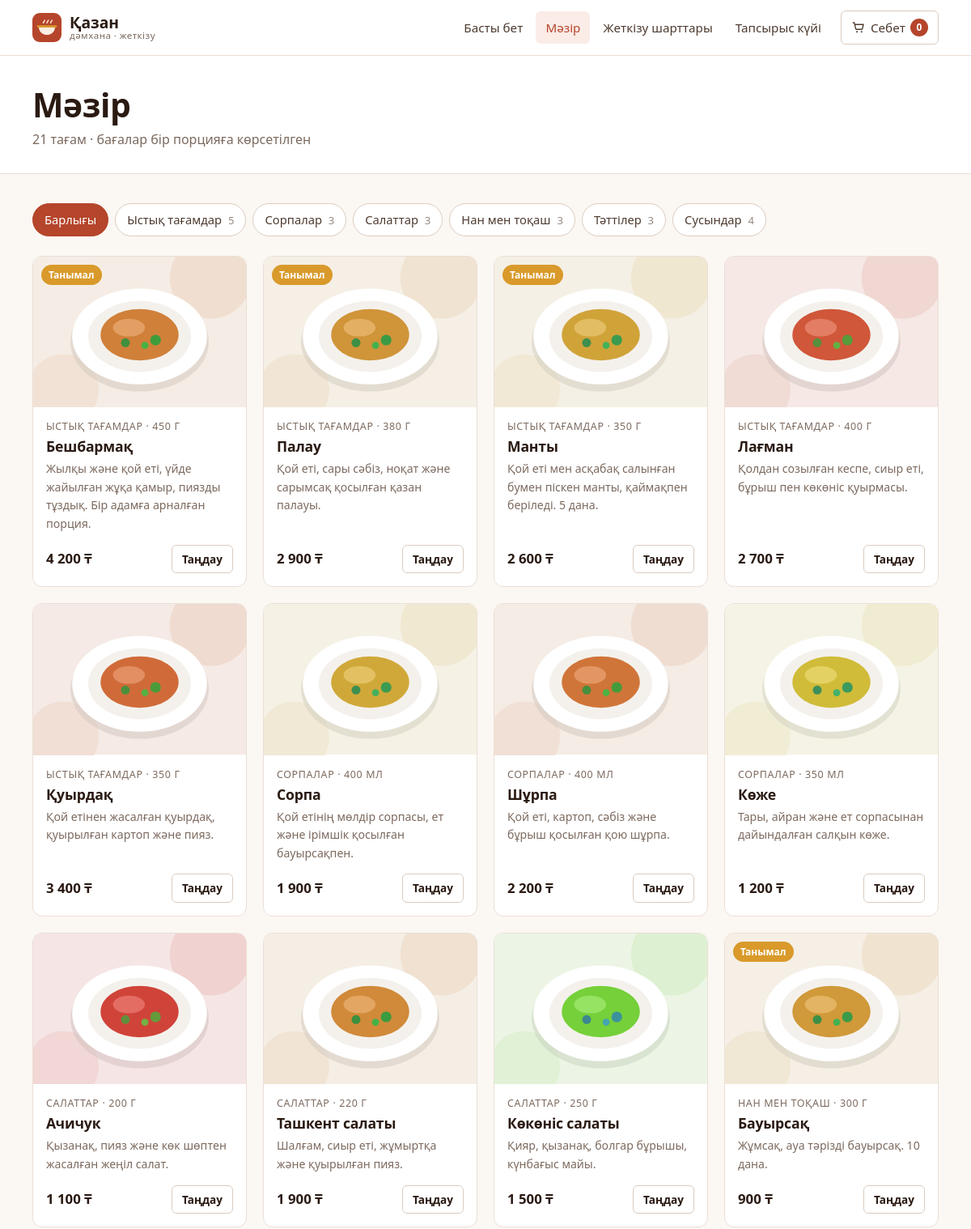
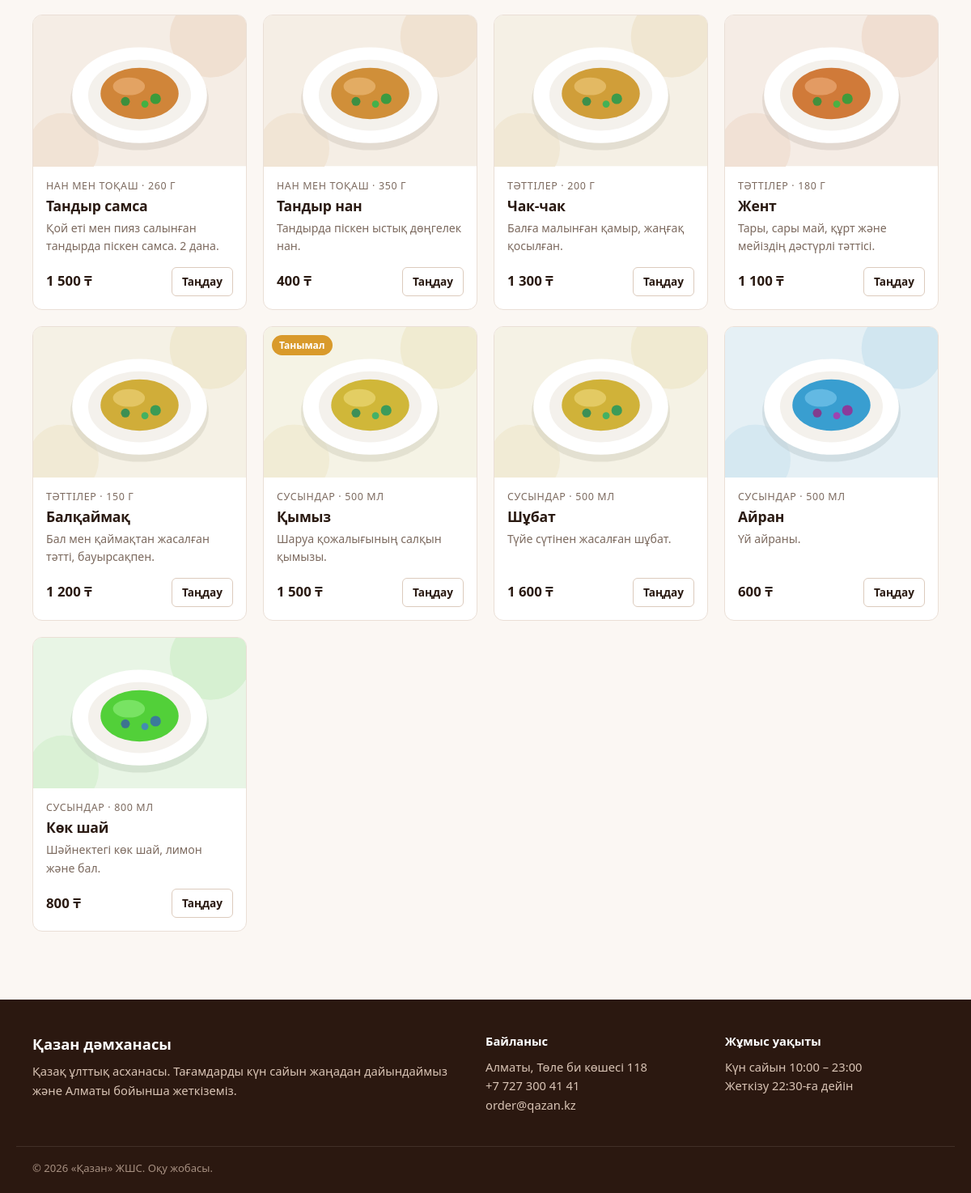
The app's page /menu/ with its own data (2 pictures, top to bottom).
### tables this page shows
CREATE TABLE categories (
    id INTEGER PRIMARY KEY AUTOINCREMENT,
    slug TEXT NOT NULL UNIQUE,
    name TEXT NOT NULL,
    position INTEGER NOT NULL DEFAULT 0
);

CREATE TABLE dishes (
    id INTEGER PRIMARY KEY AUTOINCREMENT,
    category_id INTEGER NOT NULL REFERENCES categories (id),
    name TEXT NOT NULL,
    description TEXT NOT NULL,
    weight TEXT NOT NULL,
    price INTEGER NOT NULL CHECK (price > 0),
    hue INTEGER NOT NULL DEFAULT 30,
    is_popular INTEGER NOT NULL DEFAULT 0,
    is_available INTEGER NOT NULL DEFAULT 1
);

### qazan/catalog.py (the view)
@bp.route("/")
def index():
    slug = request.args.get("category") or None
    current = None
    if slug is not None:
        current = find_category(slug)
        if current is None:
            abort(404)
    return render_template(
        "menu/list.html",
        categories=list_categories(),
        current=current,
        dishes=list_dishes(slug),
    )

### qazan/cart.py (called while the page is built)
def count():
    return sum(session.get("cart", {}).values())

def init_app(app):
    @app.context_processor
    def inject_cart():
        return {"cart_count": count()}

### qazan/catalog.py (called while the page is built)
def list_categories():
    return get_db().execute(
        "SELECT c.id, c.slug, c.name, COUNT(d.id) AS dish_count"
        " FROM categories c LEFT JOIN dishes d ON d.category_id = c.id AND d.is_available = 1"
        " GROUP BY c.id ORDER BY c.position"
    ).fetchall()

def list_dishes(category_slug=None):
    db = get_db()
    if category_slug is None:
        return db.execute(
            f"SELECT {DISH_COLUMNS} FROM dishes d JOIN categories c ON c.id = d.category_id"
            " WHERE d.is_available = 1 ORDER BY c.position, d.id"
        ).fetchall()
    return db.execute(
        f"SELECT {DISH_COLUMNS} FROM dishes d JOIN categories c ON c.id = d.category_id"
        " WHERE c.slug = ? AND d.is_available = 1 ORDER BY d.id",
        (category_slug,),
    ).fetchall()

### qazan/db.py (called while the page is built)
def get_db():
    if "db" not in g:
        g.db = sqlite3.connect(current_app.config["DATABASE"])
        g.db.row_factory = sqlite3.Row
        g.db.execute("PRAGMA foreign_keys = ON")
    return g.db

### qazan/filters.py (called while the page is built)
def tenge(value):
    return f"{int(value):,}".replace(",", " ") + " ₸"

### qazan/templates/menu/list.html (shortened to what this page needs)
{% extends "base.html" %}
{% from "partials/macros.html" import dish_card %}
{% block content %}
<section class="page-head">
  <div class="container">
    <h1>{{ current.name if current else "Мәзір" }}</h1>
    <p>{{ dishes|length }} тағам · бағалар бір порцияға көрсетілген</p>
  </div>
</section>
<section class="container section">
  <nav class="category-tabs" aria-label="Санаттар">
    <a href="{{ url_for('catalog.index') }}" class="tab {{ 'active' if not current }}">Барлығы</a>
    {% for category in categories %}
    <a href="{{ url_for('catalog.index', category=category.slug) }}"
       class="tab {{ 'active' if current and current.slug == category.slug }}">
      {{ category.name }} <span class="tab-count">{{ category.dish_count }}</span>
    </a>
    {% endfor %}
  </nav>
  {% if dishes %}
  <div class="dish-grid">
    {% for dish in dishes %}
      {{ dish_card(dish) }}
    {% endfor %}
  </div>
  {% else %}
  <div class="empty-state">
    <h3>Бұл санатта тағам әзірге жоқ</h3>
    <a class="btn btn-outline" href="{{ url_for('catalog.index') }}">Бүкіл мәзір</a>
  </div>
  {% endif %}
</section>
{% endblock %}

### qazan/templates/partials/macros.html
{% macro dish_art(hue, class_name="dish-art") -%}
<svg class="{{ class_name }}" viewBox="0 0 240 170" role="img" aria-hidden="true" preserveAspectRatio="xMidYMid slice">
  <rect width="240" height="170" fill="hsl({{ hue }}, 45%, 93%)"/>
  <circle cx="200" cy="24" r="46" fill="hsl({{ hue }}, 50%, 88%)"/>
  <circle cx="34" cy="150" r="40" fill="hsl({{ hue }}, 50%, 89%)"/>
  <ellipse cx="120" cy="96" rx="78" ry="56" fill="hsl({{ hue }}, 20%, 80%)" opacity="0.55"/>
  <ellipse cx="120" cy="90" rx="76" ry="54" fill="#ffffff"/>
  <ellipse cx="120" cy="90" rx="58" ry="40" fill="#f4f1ec"/>
  <ellipse cx="120" cy="88" rx="44" ry="29" fill="hsl({{ hue }}, 62%, 52%)"/>
  <ellipse cx="108" cy="80" rx="18" ry="10" fill="hsl({{ hue }}, 70%, 64%)"/>
  <circle cx="138" cy="94" r="6" fill="hsl({{ (hue + 90) % 360 }}, 45%, 42%)"/>
  <circle cx="126" cy="100" r="4" fill="hsl({{ (hue + 90) % 360 }}, 45%, 48%)"/>
  <circle cx="104" cy="97" r="5" fill="hsl({{ (hue + 90) % 360 }}, 40%, 40%)"/>
</svg>
{%- endmacro %}
{% macro dish_card(dish) -%}
<article class="dish-card">
  <a class="dish-card-media" href="{{ url_for('catalog.detail', dish_id=dish.id) }}">
    {{ dish_art(dish.hue) }}
    {% if dish.is_popular %}<span class="tag tag-accent">Танымал</span>{% endif %}
  </a>
  <div class="dish-card-body">
    <div class="dish-card-meta">{{ dish.category_name }} · {{ dish.weight }}</div>
    <h3><a href="{{ url_for('catalog.detail', dish_id=dish.id) }}">{{ dish.name }}</a></h3>
    <p>{{ dish.description }}</p>
    <div class="dish-card-foot">
      <span class="price">{{ dish.price|tenge }}</span>
      <a class="btn btn-outline btn-sm" href="{{ url_for('catalog.detail', dish_id=dish.id) }}">Таңдау</a>
    </div>
  </div>
</article>
{%- endmacro %}

### qazan/static/css/style.css (style rules this page uses)
:root { --c-ink: #2a1a12; --c-ink-2: #4d3a2f; --c-muted: #7c6a5f; --c-line: #eadfd6; --c-line-2: #dccbbd; --c-bg: #fbf7f3; --c-surface: #ffffff; --c-dark: #2b1810; --c-dark-2: #3b2418; --c-primary: #b5452b; --c-primary-hover: #983722; --c-primary-soft: #fbece7; --c-accent: #d99a2b; --c-accent-soft: #fbf2df; --c-success: #2e7a4f; --c-success-soft: #e7f4ec; --c-danger: #b42318; --c-danger-soft: #fdecea; --c-info: #345f8c; --c-info-soft: #eaf1f8; --radius-sm: 6px; --radius: 12px; --radius-lg: 18px; --shadow-sm: 0 1px 2px rgba(42, 26, 18, 0.06); --shadow: 0 1px 3px rgba(42, 26, 18, 0.07), 0 10px 28px rgba(42, 26, 18, 0.07); --font: "Segoe UI", system-ui, -apple-system, "Helvetica Neue", Roboto, Arial, sans-serif; --container: 1160px; }
*, *::before, *::after { box-sizing: border-box; }
body { margin: 0; font-family: var(--font); font-size: 16px; line-height: 1.6; color: var(--c-ink); background: var(--c-bg); display: flex; flex-direction: column; min-height: 100vh; -webkit-font-smoothing: antialiased; }
h1, h2, h3 { margin: 0 0 0.5em; line-height: 1.2; letter-spacing: -0.01em; }
h1 { font-size: clamp(1.9rem, 3.4vw, 2.6rem); }
h3 { font-size: 1.1rem; }
p { margin: 0 0 1em; }
a { color: var(--c-primary); text-decoration: none; }
img, svg { display: block; max-width: 100%; }
.container { width: 100%; max-width: var(--container); margin: 0 auto; padding: 0 20px; }
.section { padding-top: 36px; padding-bottom: 36px; }
.btn { display: inline-flex; align-items: center; justify-content: center; gap: 8px; padding: 10px 18px; border-radius: var(--radius-sm); border: 1px solid transparent; font: inherit; font-weight: 600; font-size: 0.95rem; cursor: pointer; transition: background 0.15s, border-color 0.15s, color 0.15s, box-shadow 0.15s; }
.btn-sm { padding: 6px 12px; font-size: 0.85rem; }
.btn-outline { background: #fff; border-color: var(--c-line-2); color: var(--c-ink); }
.tag { display: inline-block; padding: 3px 9px; border-radius: 999px; font-size: 0.75rem; font-weight: 600; }
.tag-accent { background: var(--c-accent); color: #fff; }
.page-head { background: #fff; border-bottom: 1px solid var(--c-line); padding: 36px 0 28px; }
.page-head h1 { margin-bottom: 6px; }
.page-head p { margin: 0; color: var(--c-muted); }
.dish-grid { display: grid; grid-template-columns: repeat(4, 1fr); gap: 20px; }
.dish-card { display: flex; flex-direction: column; background: #fff; border: 1px solid var(--c-line); border-radius: var(--radius); overflow: hidden; transition: box-shadow 0.2s, transform 0.2s; }
.dish-card-media { position: relative; display: block; aspect-ratio: 24 / 17; }
.dish-card-media .tag { position: absolute; top: 10px; left: 10px; }
.dish-art { width: 100%; height: 100%; }
.dish-card-body { display: flex; flex-direction: column; flex: 1; padding: 14px 16px 16px; }
.dish-card-body h3 { margin-bottom: 6px; }
.dish-card-body h3 a { color: var(--c-ink); }
.dish-card-body p { color: var(--c-muted); font-size: 0.88rem; flex: 1; }
.dish-card-meta { font-size: 0.78rem; color: var(--c-muted); text-transform: uppercase; letter-spacing: 0.05em; margin-bottom: 4px; }
.dish-card-foot { display: flex; align-items: center; justify-content: space-between; }
.price { font-weight: 700; font-size: 1.05rem; white-space: nowrap; }
.category-tabs { display: flex; flex-wrap: wrap; gap: 8px; margin-bottom: 24px; }
.tab { padding: 8px 14px; border-radius: 999px; border: 1px solid var(--c-line-2); background: #fff; color: var(--c-ink-2); font-size: 0.92rem; font-weight: 500; }
.tab.active { background: var(--c-primary); border-color: var(--c-primary); color: #fff; }
.tab-count { margin-left: 4px; opacity: 0.6; font-size: 0.82rem; }

### records on screen
categories: name "Ыстық тағамдар", dish_count "5"
categories: name "Сорпалар", dish_count "3"
categories: name "Салаттар", dish_count "3"
categories: name "Нан мен тоқаш", dish_count "3"
categories: name "Тәттілер", dish_count "3"
categories: name "Сусындар", dish_count "4"
dishes: is_popular "Танымал", category_name "ЫСТЫҚ ТАҒАМДАР", weight "450 Г", name "Бешбармақ", description "Жылқы және қой еті, үйде жайылған жұқа қамыр, пиязды тұздық. Бір адамға арналған порция.", price|tenge "4 200 ₸"
dishes: is_popular "Танымал", category_name "ЫСТЫҚ ТАҒАМДАР", weight "380 Г", name "Палау", description "Қой еті, сары сәбіз, ноқат және сарымсақ қосылған қазан палауы.", price|tenge "2 900 ₸"
dishes: is_popular "Танымал", category_name "ЫСТЫҚ ТАҒАМДАР", weight "350 Г", name "Манты", description "Қой еті мен асқабақ салынған бумен піскен манты, қаймақпен беріледі. 5 дана.", price|tenge "2 600 ₸"
dishes: category_name "ЫСТЫҚ ТАҒАМДАР", weight "400 Г", name "Лағман", description "Қолдан созылған кеспе, сиыр еті, бұрыш пен көкөніс қуырмасы.", price|tenge "2 700 ₸"
dishes: category_name "ЫСТЫҚ ТАҒАМДАР", weight "350 Г", name "Қуырдақ", description "Қой етінен жасалған қуырдақ, қуырылған картоп және пияз.", price|tenge "3 400 ₸"
dishes: category_name "СОРПАЛАР", weight "400 МЛ", name "Сорпа", description "Қой етінің мөлдір сорпасы, ет және ірімшік қосылған бауырсақпен.", price|tenge "1 900 ₸"
dishes: category_name "СОРПАЛАР", weight "400 МЛ", name "Шұрпа", description "Қой еті, картоп, сәбіз және бұрыш қосылған қою шұрпа.", price|tenge "2 200 ₸"
dishes: category_name "СОРПАЛАР", weight "350 МЛ", name "Көже", description "Тары, айран және ет сорпасынан дайындалған салқын көже.", price|tenge "1 200 ₸"
dishes: category_name "САЛАТТАР", weight "200 Г", name "Ачичук", description "Қызанақ, пияз және көк шөптен жасалған жеңіл салат.", price|tenge "1 100 ₸"
dishes: category_name "САЛАТТАР", weight "220 Г", name "Ташкент салаты", description "Шалғам, сиыр еті, жұмыртқа және қуырылған пияз.", price|tenge "1 900 ₸"
dishes: category_name "САЛАТТАР", weight "250 Г", name "Көкөніс салаты", description "Қияр, қызанақ, болгар бұрышы, күнбағыс майы.", price|tenge "1 500 ₸"
dishes: is_popular "Танымал", category_name "НАН МЕН ТОҚАШ", weight "300 Г", name "Бауырсақ", description "Жұмсақ, ауа тәрізді бауырсақ. 10 дана.", price|tenge "900 ₸"
dishes: category_name "НАН МЕН ТОҚАШ", weight "260 Г", name "Тандыр самса", description "Қой еті мен пияз салынған тандырда піскен самса. 2 дана.", price|tenge "1 500 ₸"
dishes: category_name "НАН МЕН ТОҚАШ", weight "350 Г", name "Тандыр нан", description "Тандырда піскен ыстық дөңгелек нан.", price|tenge "400 ₸"
dishes: category_name "ТӘТТІЛЕР", weight "200 Г", name "Чак-чак", description "Балға малынған қамыр, жаңғақ қосылған.", price|tenge "1 300 ₸"
dishes: category_name "ТӘТТІЛЕР", weight "180 Г", name "Жент", description "Тары, сары май, құрт және мейіздің дәстүрлі тәттісі.", price|tenge "1 100 ₸"
dishes: category_name "ТӘТТІЛЕР", weight "150 Г", name "Балқаймақ", description "Бал мен қаймақтан жасалған тәтті, бауырсақпен.", price|tenge "1 200 ₸"
dishes: is_popular "Танымал", category_name "СУСЫНДАР", weight "500 МЛ", name "Қымыз", description "Шаруа қожалығының салқын қымызы.", price|tenge "1 500 ₸"
dishes: category_name "СУСЫНДАР", weight "500 МЛ", name "Шұбат", description "Түйе сүтінен жасалған шұбат.", price|tenge "1 600 ₸"
dishes: category_name "СУСЫНДАР", weight "500 МЛ", name "Айран", description "Үй айраны.", price|tenge "600 ₸"
dishes: category_name "СУСЫНДАР", weight "800 МЛ", name "Көк шай", description "Шәйнектегі көк шай, лимон және бал.", price|tenge "800 ₸"

### other values on screen
{{ cart_count }} "0"
{{ current.name if current else "Мәзір" }} "Мәзір"
{{ dishes|length }} "21"
